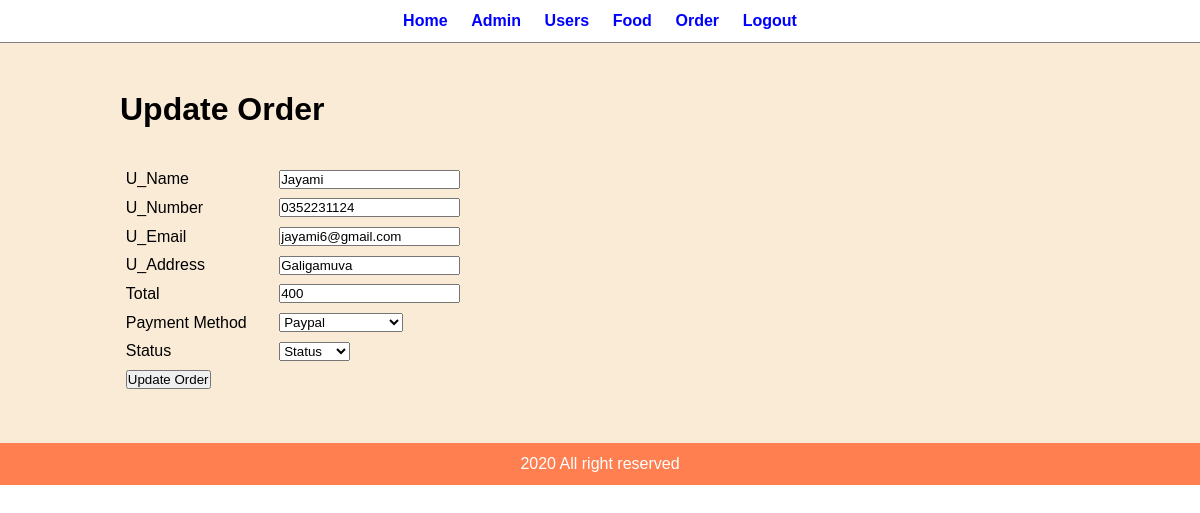
The app's page /admin/update_order.php?orderID=15 with its own data.
### tables this page shows
CREATE TABLE `orders` (
  `orderID` int(5) NOT NULL,
  `u_name` varchar(40) NOT NULL,
  `u_number` varchar(20) NOT NULL,
  `u_email` varchar(30) NOT NULL,
  `u_address` varchar(50) NOT NULL,
  `total` varchar(10) NOT NULL,
  `method` varchar(20) NOT NULL,
  `time` varchar(40) NOT NULL DEFAULT current_timestamp(),
  `status` varchar(40) NOT NULL
);

### admin/update_order.php (the view, shortened to what this page needs)
<?php
    include('part/manu.php');
    include('connection.php');
    $u_name = "";
    $u_number = "";
    $email = "";
    $address = "";
    $total = "";
    $method = "";
    if(isset($_GET["orderID"])) {
        $orderID = $_GET["orderID"];
        $sql = "SELECT * FROM orders WHERE orderID=?";
        $stmt = mysqli_prepare($conn, $sql);
        mysqli_stmt_bind_param($stmt, "i", $orderID);
        mysqli_stmt_execute($stmt);
        $result = mysqli_stmt_get_result($stmt);
        if(mysqli_num_rows($result) > 0) {
            $row = mysqli_fetch_assoc($result);
            $u_name = $row['u_name'];
            $u_number = $row['u_number'];
            $email = $row['u_email'];
            $address = $row['u_address'];
            $total = $row['total'];
            $method = $row['method'];
        } else {
            header("location: http://localhost/rest/admin/manage_order.php");
            exit();
        }
    } else {
        header("location: http://localhost/rest/admin/manage_order.php");
        exit();
    }
?>
<div class="main_content">
    <div class="wrapper">
        <h1>Update Order</h1><br><br>
        <form action="" method="post" enctype="multipart/form-data">
            <table class="tbl-30">
                <tr>
                    <td>U_Name</td>
                    <td><input type="text" name="u_name" value="<?php echo $u_name; ?>"></td>
                </tr>
                <tr>
                    <td>U_Number</td>
                    <td><input type="number"  name="u_number" value="<?php echo $u_number; ?>" ></td>
                </tr>
                <tr>
                    <td>U_Email</td>
                    <td><input type="email"  name="u_email" value="<?php echo $email; ?>" ></td>
                </tr>
                <tr>
                    <td>U_Address</td>
                    <td><input type="text" name="u_address" value="<?php echo $address; ?>"></td>
                </tr>
                <tr>
                    <td>Total</td>
                    <td><input type="number" name="total" value="<?php echo $total; ?>"/></td>
                </tr>
                <tr>
                    <td><span>Payment Method</span></td>
                    <td>
                        <select name="method">
                            <option value="paypal" <?php if($method == "paypal") echo "selected"; ?>>Paypal</option>
                        </select>
                    </td>
                </tr>
                <tr>
                    <td><span>Status</span></td>
                    <td>
                        <select name="status">
                            <option value="Status" selected>Status</option>
                        </select>
                    </td>
                </tr>
                <tr>
                    <td colspan="2">
                        <input type="submit" name="submit" value="Update Order">
                    </td>
                </tr>
            </table>
        </form>
    </div>
</div>
<?php
    include('part/footer.php');
?>

### admin/admindash.css (style rules this page uses)
* { margin: 0; padding: 0; font-family: Arial, Helvetica, sans-serif; }
.wrapper { padding: 1%; width: 80%; margin: 0 auto; }
.tbl-30 { width: 40%; }
table tr td { padding: 1%; }
.main_content { background-color: antiquewhite; padding: 3% 0; }

### records on screen
orders: u_name "Jayami", u_number "0352231124", u_email "jayami6@gmail.com", u_address "Galigamuva", total "400", method "Paypal"
